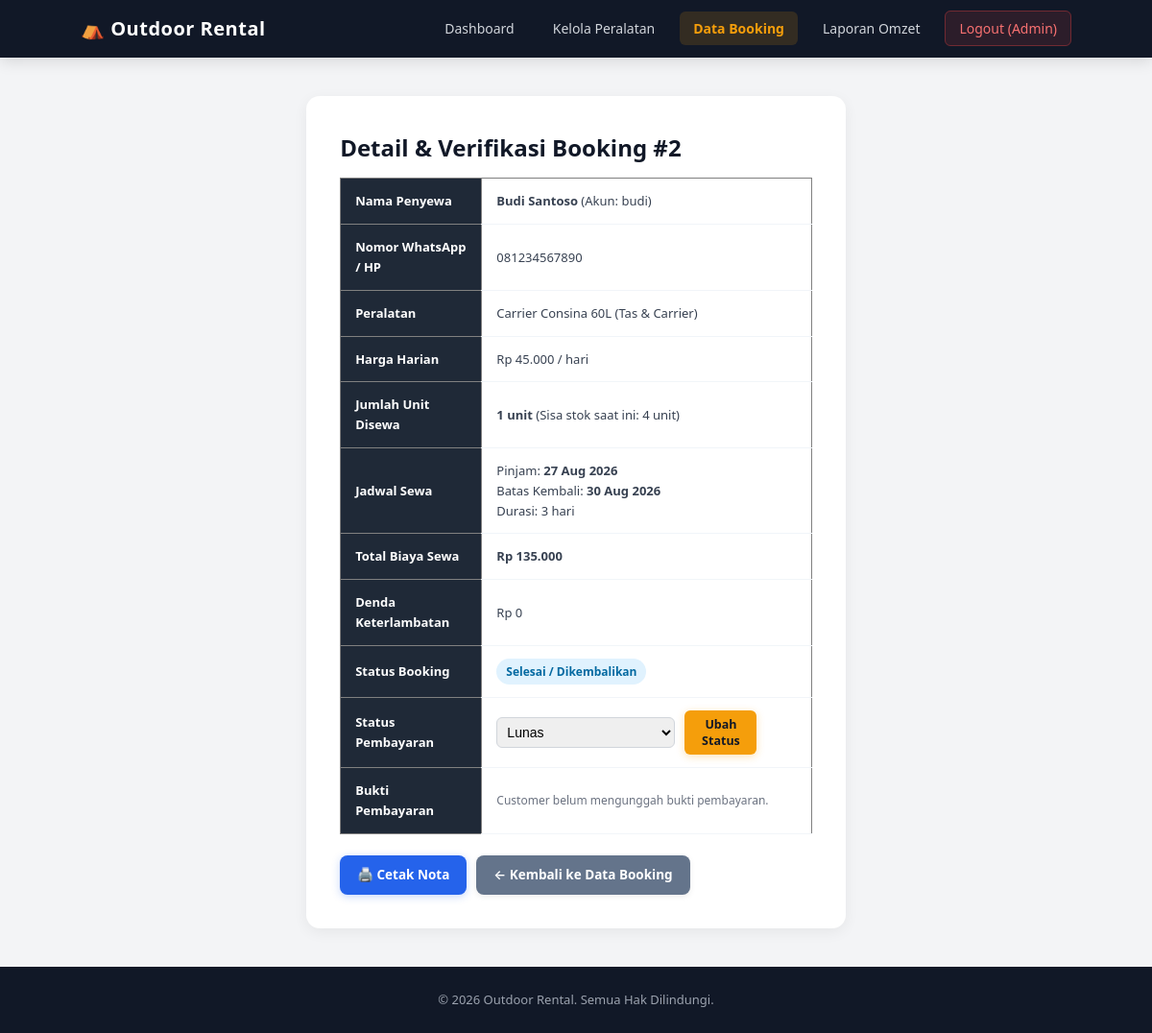
/admin/detail_booking.php?id=2 (signed in), run on the app's committed database.
### tables this page shows
CREATE TABLE `booking` (
    `id` INT AUTO_INCREMENT PRIMARY KEY,
    `id_user` INT NOT NULL,
    `id_peralatan` INT NOT NULL,
    `nama_penyewa` VARCHAR(100) NOT NULL,
    `no_hp` VARCHAR(25) NOT NULL,
    `tanggal_pinjam` DATE NOT NULL,
    `tanggal_kembali` DATE NOT NULL,
    `lama_sewa` INT NOT NULL,
    `jumlah` INT NOT NULL DEFAULT 1,
    `total_harga` INT NOT NULL,
    `bukti_pembayaran` VARCHAR(255) NULL,
    `status_pembayaran` ENUM(
        'Belum Bayar',
        'Menunggu Verifikasi',
        'Lunas'
    ) NOT NULL DEFAULT 'Belum Bayar',
    `denda` INT NOT NULL DEFAULT 0,
    `status` ENUM(
        'Menunggu',
        'Disetujui',
        'Ditolak',
        'Dikembalikan'
    ) NOT NULL DEFAULT 'Menunggu',
    `created_at` TIMESTAMP DEFAULT CURRENT_TIMESTAMP,
    CONSTRAINT `fk_booking_user` FOREIGN KEY (`id_user`) REFERENCES `users` (`id`) ON UPDATE CASCADE ON DELETE CASCADE,
    CONSTRAINT `fk_booking_peralatan` FOREIGN KEY (`id_peralatan`) REFERENCES `peralatan` (`id`) ON UPDATE CASCADE ON DELETE RESTRICT
);

CREATE TABLE `users` (
    `id` INT AUTO_INCREMENT PRIMARY KEY,
    `nama` VARCHAR(100) NOT NULL,
    `username` VARCHAR(50) NOT NULL UNIQUE,
    `password` VARCHAR(255) NOT NULL,
    `role` ENUM('admin', 'customer') NOT NULL DEFAULT 'customer',
    `created_at` TIMESTAMP DEFAULT CURRENT_TIMESTAMP
);

CREATE TABLE `peralatan` (
    `id` INT AUTO_INCREMENT PRIMARY KEY,
    `nama` VARCHAR(100) NOT NULL,
    `kategori` VARCHAR(50) NOT NULL,
    `harga` INT NOT NULL,
    `stok` INT NOT NULL DEFAULT 0,
    `gambar` VARCHAR(255) NULL,
    `created_at` TIMESTAMP DEFAULT CURRENT_TIMESTAMP
);

### config/functions.php (called while the page is built, shortened)
<?php
function rupiah($harga)
{
    return "Rp " . number_format((float)$harga, 0, ',', '.');
}

### admin/detail_booking.php (the view, shortened to what this page needs)
<?php
require_once '../config/config.php';
require_once '../config/functions.php';
$id = (int) $_GET['id'];
$stmt = mysqli_prepare(
    $conn,
    "SELECT
        booking.*,
        peralatan.nama AS nama_peralatan,
        peralatan.kategori AS kategori_peralatan,
        peralatan.harga AS harga_peralatan,
        peralatan.stok AS stok_tersedia,
        users.nama AS nama_akun,
        users.username
     FROM booking
     JOIN peralatan ON booking.id_peralatan = peralatan.id
     JOIN users ON booking.id_user = users.id
     WHERE booking.id = ?"
);
mysqli_stmt_bind_param($stmt, "i", $id);
mysqli_stmt_execute($stmt);
$booking = mysqli_fetch_assoc(mysqli_stmt_get_result($stmt));
include '../includes/header.php';
?>
<section class="login form-booking-container">
    <h2>Detail & Verifikasi Booking #<?= $booking['id']; ?></h2>
    <table border="1" cellpadding="10" cellspacing="0" class="table-custom">
        <tr>
            <th width="30%">Nama Penyewa</th>
            <td><strong><?= htmlspecialchars($booking['nama_penyewa']); ?></strong> (Akun: <?= htmlspecialchars($booking['username']); ?>)</td>
        </tr>
        <tr>
            <th>Nomor WhatsApp / HP</th>
            <td><?= htmlspecialchars($booking['no_hp']); ?></td>
        </tr>
        <tr>
            <th>Peralatan</th>
            <td><?= htmlspecialchars($booking['nama_peralatan']); ?> (<?= htmlspecialchars($booking['kategori_peralatan']); ?>)</td>
        </tr>
        <tr>
            <th>Harga Harian</th>
            <td><?= rupiah($booking['harga_peralatan']); ?> / hari</td>
        </tr>
        <tr>
            <th>Jumlah Unit Disewa</th>
            <td><strong><?= $booking['jumlah']; ?> unit</strong> (Sisa stok saat ini: <?= $booking['stok_tersedia']; ?> unit)</td>
        </tr>
        <tr>
            <th>Jadwal Sewa</th>
            <td>
                Pinjam: <strong><?= date('d M Y', strtotime($booking['tanggal_pinjam'])); ?></strong><br>
                Batas Kembali: <strong><?= date('d M Y', strtotime($booking['tanggal_kembali'])); ?></strong><br>
                Durasi: <?= $booking['lama_sewa']; ?> hari
            </td>
        </tr>
        <tr>
            <th>Total Biaya Sewa</th>
            <td><strong><?= rupiah($booking['total_harga']); ?></strong></td>
        </tr>
        <tr>
            <th>Denda Keterlambatan</th>
            <td>
                <?php if ($booking['denda'] > 0) { ?>
                    <span class="text-danger font-bold"><?= rupiah($booking['denda']); ?></span>
                <?php } else { ?>
                    Rp 0
                <?php } ?>
            </td>
        </tr>
        <tr>
            <th>Status Booking</th>
            <td>
                <?php if ($booking['status'] === 'Disetujui') { ?>
                    <span class="badge badge-success">Disetujui</span>
                <?php } elseif ($booking['status'] === 'Dikembalikan') { ?>
                    <span class="badge badge-info">Selesai / Dikembalikan</span>
                <?php } elseif ($booking['status'] === 'Ditolak') { ?>
                    <span class="badge badge-danger">Ditolak</span>
                <?php } else { ?>
                    <span class="badge badge-warning">Menunggu Konfirmasi</span>
                <?php } ?>
            </td>
        </tr>
        <tr>
            <th>Status Pembayaran</th>
            <td>
                <form method="POST" style="display:inline-flex; gap:10px; align-items:center;">
                    <select name="status_pembayaran" style="padding:6px; border-radius:6px;">
                        <option value="Lunas" <?= ($booking['status_pembayaran'] === 'Lunas') ? 'selected' : ''; ?>>Lunas</option>
                    </select>
                    <button type="submit" name="update_pembayaran" class="btn btn-sm btn-primary">Ubah Status</button>
                </form>
            </td>
        </tr>
        <tr>
            <th>Bukti Pembayaran</th>
            <td>
                <?php if (!empty($booking['bukti_pembayaran'])) { ?>
                    <a href="../assets/uploads/<?= htmlspecialchars($booking['bukti_pembayaran']); ?>" target="_blank">
                        <img src="../assets/uploads/<?= htmlspecialchars($booking['bukti_pembayaran']); ?>" alt="Bukti Transfer" style="max-width: 200px; border-radius: 6px; border: 1px solid #ddd;">
                    </a>
                    <br><small><a href="../assets/uploads/<?= htmlspecialchars($booking['bukti_pembayaran']); ?>" target="_blank">Lihat Gambar Penuh ↗</a></small>
                <?php } else { ?>
                    <span class="text-muted">Customer belum mengunggah bukti pembayaran.</span>
                <?php } ?>
            </td>
        </tr>
    </table>
    <div class="mt-4" style="display:flex; gap:10px; flex-wrap:wrap;">
        <a href="../pages/cetak_nota.php?id=<?= $booking['id']; ?>" target="_blank" class="btn btn-print">🖨️ Cetak Nota</a>
        <a href="booking.php" class="btn btn-secondary">← Kembali ke Data Booking</a>
    </div>
</section>
<?php
include '../includes/footer.php';
?>

### assets/css/style.css (style rules this page uses)
* { margin: 0; padding: 0; box-sizing: border-box; }
body { font-family: 'Segoe UI', -apple-system, BlinkMacSystemFont, Roboto, Oxygen, Ubuntu, Cantarell, sans-serif; background: #f3f4f6; color: #1f2937; line-height: 1.6; min-height: 100vh; display: flex; flex-direction: column; }
a { text-decoration: none; color: inherit; transition: all 0.2s ease; }
button { cursor: pointer; font-family: inherit; }
.btn { display: inline-flex; align-items: center; justify-content: center; gap: 6px; padding: 10px 18px; background: #1e293b; color: #ffffff; border-radius: 8px; font-size: 13.5px; font-weight: 600; border: none; text-align: center; cursor: pointer; box-shadow: 0 2px 6px rgba(0, 0, 0, 0.08); transition: all 0.2s cubic-bezier(0.4, 0, 0.2, 1); box-sizing: border-box; }
.btn-primary { background: #f59e0b; color: #111827; font-weight: 700; box-shadow: 0 2px 8px rgba(245, 158, 11, 0.3); }
.btn-secondary { background: #64748b; color: #ffffff; font-weight: 600; }
.btn-print { background: #2563eb; color: #ffffff; font-weight: 600; box-shadow: 0 2px 8px rgba(37, 99, 235, 0.25); }
.btn-sm { padding: 6px 12px; font-size: 12.5px; border-radius: 6px; }
.badge { display: inline-block; padding: 4px 10px; border-radius: 9999px; font-size: 12px; font-weight: 600; }
.badge-info { background: #e0f2fe; color: #0369a1; }
.text-muted { color: #6b7280; font-size: 12px; }
.login { max-width: 600px; margin: 40px auto; background: white; padding: 35px; border-radius: 14px; box-shadow: 0 4px 15px rgba(0, 0, 0, 0.06); }
.form-booking-container { max-width: 750px; }
.login h2 { margin-bottom: 12px; color: #111827; }
.login input, .login select, .login textarea { width: 100%; padding: 11px 14px; border: 1.5px solid #d1d5db; border-radius: 8px; outline: none; font-size: 14px; transition: border-color 0.2s ease; }
.table-custom { width: 100%; border-collapse: collapse; }
.table-custom th { background: #1f2937; color: white; padding: 13px 15px; text-align: left; font-size: 13px; font-weight: 600; }
.table-custom td { padding: 13px 15px; border-bottom: 1px solid #f1f5f9; font-size: 13px; color: #374151; }
.mt-4 { margin-top: 22px; }

### data on the page
booking: id "2", nama_penyewa "Budi Santoso", id_user.username "budi", no_hp "081234567890", id_peralatan.nama "Carrier Consina 60L", id_peralatan.kategori "Tas & Carrier", id_peralatan.harga "Rp 45.000", jumlah "1", id_peralatan.stok "4", tanggal_pinjam "27 Aug 2026", tanggal_kembali "30 Aug 2026", lama_sewa "3", total_harga "Rp 135.000", status_pembayaran "Lunas"

### other printed values
APP_NAME "Outdoor Rental"
